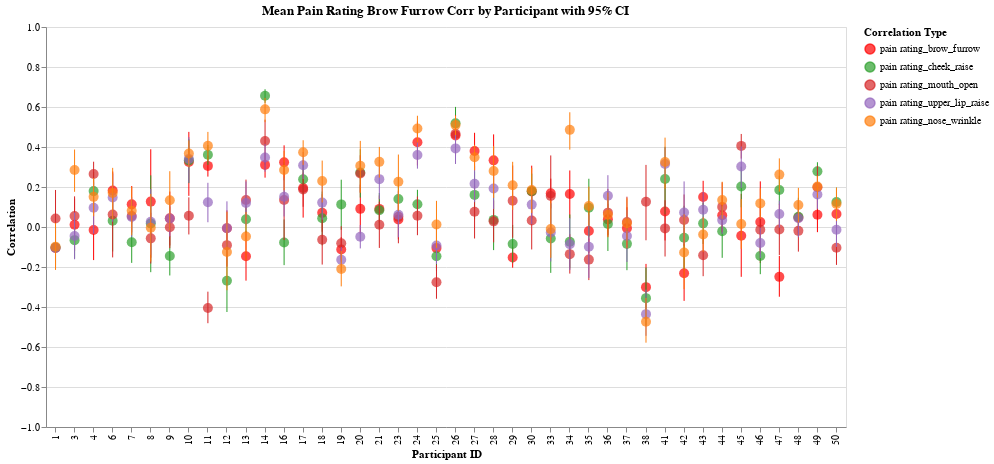

The notebook cell saved with this chart:
### Code cell
plots = {}

for feature in facial_features:
    col1, col2 = "pain_rating", feature

    corr_by_trial = calculate_correlations_by_trial(df, col1, col2)
    corr_by_participant = aggregate_correlations_fisher_z(
        corr_by_trial, col1, col2, "participant_id", include_ci=True
    )
    plot_correlations_by_trial(corr_by_trial, col1, col2)
    plots[feature] = plot_correlations_by_participant(
        corr_by_participant, col1, col2, with_config=False, color_map=COLORS
    )

(
    plots["brow_furrow"]
    + plots["cheek_raise"]
    + plots["mouth_open"]
    + plots["upper_lip_raise"]
    + plots["nose_wrinkle"]
)
